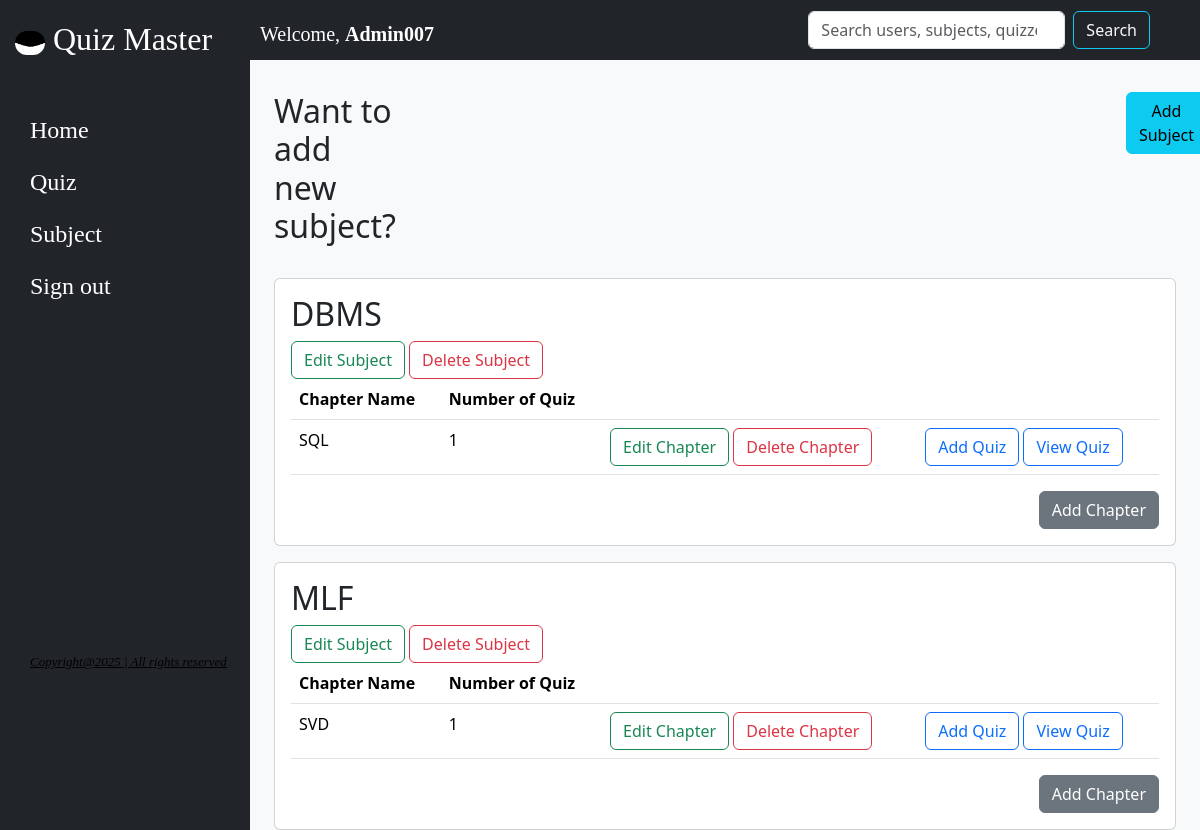
The page /admin/subject on the database its author committed.
### model.py (models this page shows)
class Subject(db.Model):
    id = db.Column(db.String(50),primary_key=True)
    name = db.Column(db.String(100), unique=True, nullable=False)
    desc = db.Column(db.Text,unique=False ,nullable=False)
    chapters = db.relationship('Chapters', back_populates='subject_info')

class Chapters(db.Model):
    id = db.Column(db.String(50),primary_key=True)
    name = db.Column(db.String(100), unique=True, nullable=False)
    desc = db.Column(db.String(256),unique=False ,nullable=False)
    subject_id = db.Column(db.String, db.ForeignKey('subject.id'), nullable=False)
    subject_info = db.relationship('Subject' ,back_populates='chapters')
    exams = db.relationship('Quiz', back_populates='chapter')

### app.py (the view)
@app.route('/admin/subject', methods=['GET' ,'POST'])
def add_subject_and_chapter():
    subject = Subject.query.all()
    chapter = Chapters.query.all()
    number_of_quiz={chap.id: Quiz.query.filter_by(chapter_id=chap.id).count() for chap in chapter}
    if request.method == 'POST':
        if 'id' in request.form and 'name' in request.form and 'desc' in request.form :
            if 'subject_id' not in request.form:
                id = request.form.get('id')
                name = request.form.get('name')
                desc = request.form.get('desc')
                exist_subject = Subject.query.filter_by(id=id).first()
                if exist_subject:
                    return redirect('/admin/subject?message=Subject already in database&category=error')
                new_subject = Subject(id=id , name=name , desc=desc)
                db.session.add(new_subject)
                db.session.commit()
                return redirect('/admin/subject')
            else:
                id = request.form.get('id')
                name = request.form.get('name')
                desc = request.form.get('desc')
                subject_id = request.form.get('subject_id')
                exist_chapter = Chapters.query.filter_by(id=id).first()
                if exist_chapter:
                    return redirect('/admin/subject?message=Chapter already in database&category=error')
                new_chapter = Chapters(id=id , name=name , desc=desc , subject_id=subject_id)
                db.session.add(new_chapter)
                db.session.commit()
                return redirect('/admin/subject')
    else:
        return render_template('subject.html',subject=subject , chapter=chapter , number_of_quiz=number_of_quiz)

### templates/subject.html (shortened to what this page needs)
{% extends 'base.html' %}
{% block content %}
<div class="container mt-3 mb-2 " style="display: inline-flex;
">
  <h2>Want to add new subject?</h2>
  <span style="margin-left: 730px;"><button type="button" class="btn btn-info" data-bs-toggle="modal" data-bs-target="#addSubjectModal">
    Add Subject
  </button></span>
</div>
<div class="container-fluid">
{% for subj in subject %}
<div class="row mt-3" >
  <div class="col">
    <div class="card">
      <div class="card-body">
         <h2>{{subj.name}}</h2>
         <a href="/admin/edit_subject/{{ subj.id }}" class="btn btn-outline-success">Edit Subject</a>
         <a href="/admin/delete_subject/{{ subj.id }}" class="btn btn-outline-danger">Delete Subject</a>
         <table class="table table-hover">
          <thead>
            <tr>
              <th>Chapter Name</th>
              <th>Number of Quiz</th>
              <th></th>
              <th></th>
            </tr>
          </thead>
          <tbody>
            {% for chap in chapter %}
            {% if chap.subject_id == subj.id %}
            <tr>
              <td>{{chap.name}}</td>
              <td>{{ number_of_quiz[chap.id] }}</td>
              <td><a href="/admin/edit_chapter/{{ chap.id }}" class="btn btn-outline-success">Edit Chapter</a>
                <a href="/admin/delete_chapter/{{ chap.id }}" class="btn btn-outline-danger">Delete Chapter</a></td>
              <td><a href="/admin/add_quiz/{{ chap.id }}" class="btn btn-outline-primary">Add Quiz</a>
                <a href="/admin/quiz" class="btn btn-outline-primary">View Quiz</a>
              </td>
            </tr>
            {% endif %}
            {% endfor %}
            </tbody>
        </table>
        <div class="d-flex justify-content-end">
          <button type="button" class="btn btn-secondary" data-bs-toggle="modal" data-bs-target="#addChapterModal{{ subj.id }}">
            Add Chapter
          </button>
        </div>
    </div>
      </div>
  </div>
</div>
{% endfor %}
</div>
{% endblock %}

### static/css/base.css (style rules this page uses)
body { margin-left: 250px; margin-top: 60px; background-color: #f8f9fa; }

### rows shown on the page
Subject: name "DBMS"
Chapters: name "SQL", number_of_quiz "1"
Subject: name "MLF"
Chapters: name "SVD", number_of_quiz "1"
